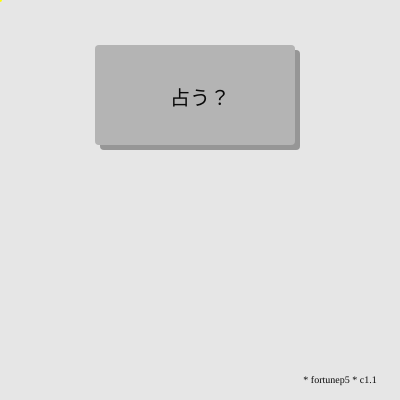
Frame 1 (no input)
Frame 60 (no input): identical to frame 1, image omitted
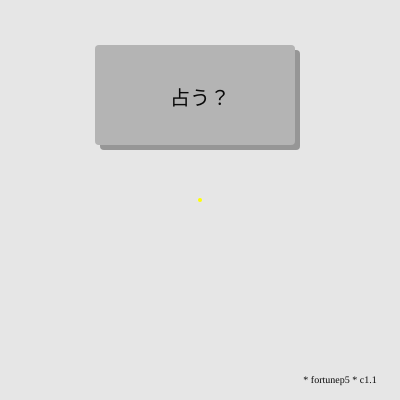
Frame 120 (the mouse pressed at the canvas centre since frame 60)

The p5.js sketch that drew these frames (run headless with seeded random() and noise() and a simulated clock; from frame 60 on, the mouse is pressed at the canvas centre):

// p5.js sketch
// ── sketch.js
// fortunep5

let game_title = "* fortunep5 * c1.1"
let [canvas_W, canvas_H] = [400, 400];
let fortune_X = canvas_W / 2;
let fortune_Y = canvas_H / 4;
let fortune_W = 200;
let fortune_H = 100;
let fortune_RGB = [150, 150, 150];
let is_fortune_on = 0;
let background_RGB = [230, 230 ,230];
let on_RGB = [250, 250, 250, 150];
let off_RGB = [50, 50, 50, 150];
let is_touch = 0;
let fortune_arr = ["大凶", "凶", "小吉", "中吉", "吉", "大吉"];
let fortune_tier = [5, 3, 1, 2, 4, 6];
let tier_probability = [5, 15, 40, 28, 10, 2];
let fortune = " ";

function setup() {
  window.addEventListener("touchstart", function (event) { event.preventDefault(); }, { passive: false });
  window.addEventListener("touchmove",  function (event) { event.preventDefault(); }, { passive: false });
  createCanvas(canvas_W, canvas_H);
  rectMode(CENTER);
}
 
function draw() {
  background(background_RGB[0], background_RGB[1], background_RGB[2]);
  set_game_title();
  set_fortune(fortune_RGB[0], fortune_RGB[1], fortune_RGB[2], fortune_X, fortune_Y, fortune_W, fortune_H);
  if (1 == is_touch) {
    touched();
    is_touch = 0;
  }
  set_pointer();
}

function set_pointer() {
  push();
  noStroke();
  fill(255, 255, 0)
  circle(mouseX, mouseY, 4);
  pop();
}

function touchStarted() {
  is_touch = 1;
}
function touched() {
  mousePressed();
  is_touch = 0;
}
function touchEnded() {
  is_touch = 0;
}
function mousePressed() {
  if ((fortune_X - fortune_W / 2 < mouseX && mouseX < fortune_X + fortune_W / 2) && (fortune_Y - fortune_H / 2 < mouseY && mouseY < fortune_Y + fortune_H / 2)) {
    if (is_fortune_on) {
      is_fortune_on = 0;
    } else {
      is_fortune_on = 1;
      fortune_telling();
    }
  }
}
function fortune_telling() {
  fortune = fortune_arr[Math.floor(Math.random() * fortune_arr.length)];
}

function set_fortune(fortune_R, fortune_G, fortune_B, fortune_X, fortune_Y, fortune_W, fortune_H, now) {
  push();
  noStroke();
  rectMode(CENTER);
  fill(fortune_R, fortune_G, fortune_B);
  rect(fortune_X, fortune_Y, fortune_W, fortune_H, 4);
  if (!is_fortune_on) {
    fill(fortune_R + 30, fortune_G + 30, fortune_B + 30);
    rect(fortune_X - 5, fortune_Y -5, fortune_W, fortune_H, 4);
    
    textSize(20);
    textFont("Crimson Text");
    textAlign(CENTER, CENTER);
    noStroke();
    fill(10);
    text(" 占う？ ", fortune_X, fortune_Y);
  } else {
    textSize(20);
    textFont("Crimson Text");
    textAlign(CENTER, CENTER);
    noStroke();
    fill(10);
    text(" あなたの運勢は ", fortune_X, fortune_Y);

    fill(fortune_R + 60, fortune_G + 60, fortune_B + 60);
    rect(fortune_X, fortune_Y * 2, fortune_W, fortune_H, 4);
    
    textSize(20);
    textFont("Crimson Text");
    textAlign(CENTER, CENTER);
    noStroke();
    fill(10);
    text(fortune, fortune_X, fortune_Y * 2);
  }

  pop();
}

function set_game_title() {
  push();
  textSize(10);
  textFont("Comic Sans MS");
  textAlign(CENTER, CENTER);
  noStroke();
  fill(10);
  text(game_title, canvas_W * 17 / 20, canvas_H -20);
  pop();
}
